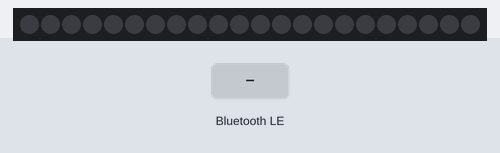
Recording of a sketch running on a simulated ESP32. On the bench: 22 RGB LEDs in strip order, left to right. The inputs (shaded band) are chosen by the test bench. Dim RGB values are drawn brighter than linear; nothing arrives over Bluetooth unless stated; a phone connects over Bluetooth LE 3 s after start.

Above: at 1.2 s.
1.3 s: Bluetooth LE write "stop" received
At 2.4 s:
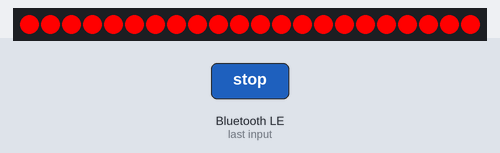
2.8 s: Bluetooth LE write "light" received
At 3.6 s:
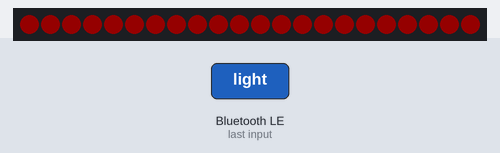
4.3 s: Bluetooth LE write "left" received
At 11.4 s:
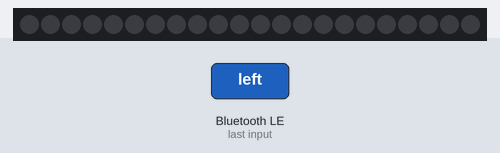
Timing chart, 0 to 12.9 s (numbered marks = the images above; inputs shaded):
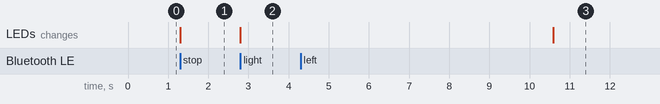

The sketch:

BLE_blink.ino
```cpp
#include <BLEDevice.h>
#include <BLEUtils.h>
#include <BLEServer.h>
#include <NeoPixelBus.h>

//#include <Adafruit_NeoPixel.h> --> This lib does not work, problems with timing on ESP32

const uint16_t PixelCount = 22; // this example assumes 4 pixels, making it smaller will cause a failure
const uint8_t PixelPin = 15;  // make sure to set this to the correct pin, ignored for Esp8266
int delayval = 75; // delay
int shortdelayval = 50; // delay

#define colorSaturation 255

// three element pixels, in different order and speeds
NeoPixelBus<NeoGrbFeature, Neo800KbpsMethod> strip(PixelCount, PixelPin);

RgbColor red(colorSaturation, 0, 0);
RgbColor lightred(20, 0, 0);
RgbColor orange(255, 140, 0);
RgbColor white(colorSaturation);
RgbColor black(0);

// See the following for generating UUIDs:
// https://www.uuidgenerator.net/

#define SERVICE_UUID        "051cf1f1-3f95-4068-8150-80ffbc111bd4"
#define CHARACTERISTIC_UUID "e2532f4c-b771-4db3-a5cf-1eead92d026f"


class MyCallbacks: public BLECharacteristicCallbacks {

    void onWrite(BLECharacteristic *pCharacteristic) {
      std::string value = pCharacteristic->getValue();

      if (value.length() > 0) {
        //for (int i = 0; i < value.length(); i++)
        //  Serial.print(value[i]);
        if (value == "left") {
          left();
        } else if (value == "right") {
          right();
        } else if (value == "stop") {
          stop();
        } else if (value == "clear") {
          clear();
        } else if (value == "light") {
          light();
        } else if (value == "nr") {
          knightRider();
        }
      }
    }

    void left() {

      clear();
      for (int t = 0; t < 7; t++) {

        for (int i = 11; i < PixelCount; i++) {

          // pixels.Color takes RGB values, from 0,0,0 up to 255,255,255
          strip.SetPixelColor(i, orange); // orange.
          strip.Show();
          delay(delayval); // Delay for a period of time (in milliseconds).

        }
        clear();
        delay(delayval);
      }
    }

    void right() {

      clear();
      for (int t = 0; t < 7; t++) {

        for (int i = 10; i >= 0; i--) {

          // pixels.Color takes RGB values, from 0,0,0 up to 255,255,255
          strip.SetPixelColor(i, orange); // orange.
          strip.Show();
          delay(delayval); // Delay for a period of time (in milliseconds).
        }
        clear();
        delay(delayval);
      }
    }

    void stop() {

      for (int i = 0; i < PixelCount ; i++) {

        // pixels.Color takes RGB values, from 0,0,0 up to 255,255,255
        strip.SetPixelColor(i, red);
      }
      strip.Show();
    }

    void light() {

      for (int i = 0; i < PixelCount ; i++) {

        // pixels.Color takes RGB values, from 0,0,0 up to 255,255,255
        strip.SetPixelColor(i, lightred);
      }
      strip.Show();
    }

    void knightRider() {
      clear();
      for (int t = 0; t < 10; t++)  {
        for (int i = 10; i >= 0; i--) {
          strip.SetPixelColor(i, red); // orange.
          strip.SetPixelColor(i+1, red); // orange.
          strip.SetPixelColor(i+2, red); // orange.
          strip.Show();
          delay(shortdelayval); // Delay for a period of time (in milliseconds).
          clear();
        }
        for (int i = 1; i <= 19; i++) {
          strip.SetPixelColor(i, red); // orange.
          strip.SetPixelColor(i+1, red); // orange.
          strip.SetPixelColor(i+2, red); // orange.
          strip.Show();
          delay(shortdelayval); // Delay for a period of time (in milliseconds).
          clear();
        }
        for (int i = 18; i >= 11; i--) {
          strip.SetPixelColor(i, red); // orange.
          strip.SetPixelColor(i+1, red); // orange.
          strip.SetPixelColor(i+2, red); // orange.
          strip.Show();
          delay(shortdelayval); // Delay for a period of time (in milliseconds).
          clear();
        }
      }
    }

    public : void clear() {
      for (int i = 0; i < PixelCount; i++) {
        strip.SetPixelColor(i, black);
      }
      strip.Show();
    }

};

void setup() {
  // this resets all the neopixels to an off state
  strip.Begin();
  strip.Show();

  BLEDevice::init("Blinker");
  BLEServer *pServer = BLEDevice::createServer();

  BLEService *pService = pServer->createService(SERVICE_UUID);

  BLECharacteristic *pCharacteristic = pService->createCharacteristic(
                                         CHARACTERISTIC_UUID,
                                         BLECharacteristic::PROPERTY_READ |
                                         BLECharacteristic::PROPERTY_WRITE
                                       );

  MyCallbacks *callbacks = new MyCallbacks();
  pCharacteristic->setCallbacks(callbacks);

  pCharacteristic->setValue("light");
  pService->start();

  BLEAdvertising *pAdvertising = pServer->getAdvertising();
  pAdvertising->start();

  callbacks->clear();
}

void loop() {
  // put your main code here, to run repeatedly:
  delay(2000);
}
```

Measured:
- after the input at 1.3 s, the LEDs: change at once (image 1)
- after the input at 2.8 s, the LEDs: change at once (image 2)
- after the input at 4.3 s, the LEDs: change after 6.3 s (image 3)
